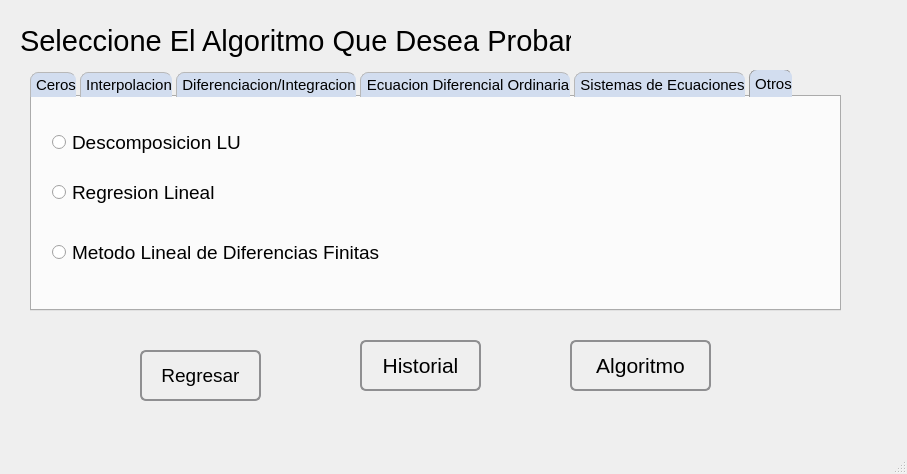
<?xml version="1.0" encoding="UTF-8"?>
<ui version="4.0">
 <class>MainWindow</class>
 <widget class="QMainWindow" name="MainWindow">
  <property name="geometry">
   <rect>
    <x>0</x>
    <y>0</y>
    <width>907</width>
    <height>474</height>
   </rect>
  </property>
  <property name="windowTitle">
   <string>Seleccionar Algoritmo</string>
  </property>
  <property name="windowIcon">
   <iconset resource="imagenes/imagenes.qrc">
    <normaloff>:/119499456854720557funct.svg.med.png</normaloff>:/119499456854720557funct.svg.med.png</iconset>
  </property>
  <widget class="QWidget" name="centralwidget">
   <widget class="QLabel" name="label">
    <property name="geometry">
     <rect>
      <x>20</x>
      <y>20</y>
      <width>551</width>
      <height>41</height>
     </rect>
    </property>
    <property name="font">
     <font>
      <pointsize>22</pointsize>
     </font>
    </property>
    <property name="text">
     <string>Seleccione El Algoritmo Que Desea Probar</string>
    </property>
   </widget>
   <widget class="QTabWidget" name="tabWidget">
    <property name="geometry">
     <rect>
      <x>30</x>
      <y>70</y>
      <width>811</width>
      <height>241</height>
     </rect>
    </property>
    <property name="font">
     <font>
      <pointsize>11</pointsize>
     </font>
    </property>
    <property name="styleSheet">
     <string notr="true"> QTabBar::tab {
    min-height: 24px;
border-top: 1px solid palette(mid);
border-left: 1px solid palette(mid);
border-bottom: 0px;
border-top-left-radius: 8px;
border-top-right-radius: 8px;
margin-top: -1px;
margin-right: 4px;
padding-left: 5px;
background: rgb(210, 221, 239);
 }

 QTabBar::tab:selected, QTabBar::tab:hover {
     background: qlineargradient(x1: 0, y1: 0, x2: 0, y2: 1,
                                 stop: 0 #fafafa, stop: 0.4 #f4f4f4,
                                 stop: 0.5 #e7e7e7, stop: 1.0 #fafafa);
 }

 QTabBar::tab:selected {
     border-color: #9B9B9B;
     border-bottom-color: #C2C7CB; /* same as pane color */
 }

 QTabBar::tab:!selected {
     margin-top: 2px; /* make non-selected tabs look smaller */
 }</string>
    </property>
    <property name="currentIndex">
     <number>5</number>
    </property>
    <widget class="QWidget" name="tab0">
     <attribute name="title">
      <string>Ceros</string>
     </attribute>
     <widget class="QRadioButton" name="chBiseccion">
      <property name="geometry">
       <rect>
        <x>20</x>
        <y>30</y>
        <width>291</width>
        <height>25</height>
       </rect>
      </property>
      <property name="font">
       <font>
        <pointsize>14</pointsize>
       </font>
      </property>
      <property name="text">
       <string>Metodo Biseccion</string>
      </property>
     </widget>
     <widget class="QRadioButton" name="chNewton">
      <property name="geometry">
       <rect>
        <x>20</x>
        <y>90</y>
        <width>291</width>
        <height>25</height>
       </rect>
      </property>
      <property name="font">
       <font>
        <pointsize>14</pointsize>
       </font>
      </property>
      <property name="text">
       <string>Metodo Newton</string>
      </property>
     </widget>
     <widget class="QRadioButton" name="chSecante">
      <property name="geometry">
       <rect>
        <x>20</x>
        <y>150</y>
        <width>291</width>
        <height>25</height>
       </rect>
      </property>
      <property name="font">
       <font>
        <pointsize>14</pointsize>
       </font>
      </property>
      <property name="text">
       <string>Metodo Secante</string>
      </property>
     </widget>
     <widget class="QRadioButton" name="chFalsa">
      <property name="geometry">
       <rect>
        <x>400</x>
        <y>30</y>
        <width>381</width>
        <height>25</height>
       </rect>
      </property>
      <property name="font">
       <font>
        <pointsize>14</pointsize>
       </font>
      </property>
      <property name="text">
       <string>Metodo de la Falsa Posicion</string>
      </property>
     </widget>
     <widget class="QRadioButton" name="chMuller">
      <property name="geometry">
       <rect>
        <x>400</x>
        <y>90</y>
        <width>381</width>
        <height>25</height>
       </rect>
      </property>
      <property name="font">
       <font>
        <pointsize>14</pointsize>
       </font>
      </property>
      <property name="text">
       <string>Metodo de Muller</string>
      </property>
     </widget>
    </widget>
    <widget class="QWidget" name="tab1">
     <attribute name="title">
      <string>Interpolacion</string>
     </attribute>
     <widget class="QRadioButton" name="chLagrage">
      <property name="geometry">
       <rect>
        <x>30</x>
        <y>30</y>
        <width>361</width>
        <height>31</height>
       </rect>
      </property>
      <property name="font">
       <font>
        <pointsize>14</pointsize>
       </font>
      </property>
      <property name="text">
       <string>Interpolacion de Lagrange</string>
      </property>
     </widget>
     <widget class="QRadioButton" name="chPolinomialNewton">
      <property name="geometry">
       <rect>
        <x>30</x>
        <y>90</y>
        <width>471</width>
        <height>71</height>
       </rect>
      </property>
      <property name="font">
       <font>
        <pointsize>14</pointsize>
       </font>
      </property>
      <property name="text">
       <string>Interpolacion Polinomial
de Newton</string>
      </property>
     </widget>
     <widget class="QRadioButton" name="chCubicosNaturales">
      <property name="geometry">
       <rect>
        <x>410</x>
        <y>20</y>
        <width>471</width>
        <height>71</height>
       </rect>
      </property>
      <property name="font">
       <font>
        <pointsize>14</pointsize>
       </font>
      </property>
      <property name="text">
       <string>Interpolacion Mediante
Cubitos Naturales</string>
      </property>
     </widget>
     <widget class="QRadioButton" name="chCubicosSujetos">
      <property name="geometry">
       <rect>
        <x>410</x>
        <y>110</y>
        <width>471</width>
        <height>71</height>
       </rect>
      </property>
      <property name="font">
       <font>
        <pointsize>14</pointsize>
       </font>
      </property>
      <property name="text">
       <string>Interpolacion Mediante
Cubitos Sujetos</string>
      </property>
     </widget>
    </widget>
    <widget class="QWidget" name="tab2">
     <attribute name="title">
      <string>Diferenciacion/Integracion</string>
     </attribute>
     <widget class="QRadioButton" name="chPuntoFijo">
      <property name="geometry">
       <rect>
        <x>30</x>
        <y>30</y>
        <width>361</width>
        <height>31</height>
       </rect>
      </property>
      <property name="font">
       <font>
        <pointsize>14</pointsize>
       </font>
      </property>
      <property name="text">
       <string>Metodo de Punto Fijo</string>
      </property>
     </widget>
     <widget class="QRadioButton" name="chDiferenciacion">
      <property name="geometry">
       <rect>
        <x>30</x>
        <y>90</y>
        <width>361</width>
        <height>31</height>
       </rect>
      </property>
      <property name="font">
       <font>
        <pointsize>14</pointsize>
       </font>
      </property>
      <property name="text">
       <string>Diferenciacion Numerica</string>
      </property>
     </widget>
     <widget class="QRadioButton" name="chInTrapecio">
      <property name="geometry">
       <rect>
        <x>30</x>
        <y>130</y>
        <width>361</width>
        <height>71</height>
       </rect>
      </property>
      <property name="font">
       <font>
        <pointsize>14</pointsize>
       </font>
      </property>
      <property name="text">
       <string>Integracion Numerica:
Regla del Trapecio</string>
      </property>
     </widget>
     <widget class="QRadioButton" name="chInSimpson">
      <property name="geometry">
       <rect>
        <x>410</x>
        <y>10</y>
        <width>361</width>
        <height>71</height>
       </rect>
      </property>
      <property name="font">
       <font>
        <pointsize>14</pointsize>
       </font>
      </property>
      <property name="text">
       <string>Integracion Numerica:
Simpsons</string>
      </property>
     </widget>
     <widget class="QRadioButton" name="chInGauss">
      <property name="geometry">
       <rect>
        <x>410</x>
        <y>100</y>
        <width>391</width>
        <height>91</height>
       </rect>
      </property>
      <property name="font">
       <font>
        <pointsize>14</pointsize>
       </font>
      </property>
      <property name="text">
       <string>Integracion Numerica
Cuadratura:
Gauss</string>
      </property>
     </widget>
    </widget>
    <widget class="QWidget" name="tab3">
     <attribute name="title">
      <string>Ecuacion Diferencial Ordinaria</string>
     </attribute>
     <widget class="QRadioButton" name="chSolucionEuler">
      <property name="geometry">
       <rect>
        <x>30</x>
        <y>30</y>
        <width>481</width>
        <height>31</height>
       </rect>
      </property>
      <property name="font">
       <font>
        <pointsize>14</pointsize>
       </font>
      </property>
      <property name="text">
       <string>Solucion de EDO: Metodo de Euler</string>
      </property>
     </widget>
     <widget class="QRadioButton" name="checkBox">
      <property name="geometry">
       <rect>
        <x>30</x>
        <y>90</y>
        <width>481</width>
        <height>31</height>
       </rect>
      </property>
      <property name="font">
       <font>
        <pointsize>14</pointsize>
       </font>
      </property>
      <property name="text">
       <string>Solucion de EDO: Runge Kutta</string>
      </property>
     </widget>
     <widget class="QRadioButton" name="chSistemasRunge">
      <property name="geometry">
       <rect>
        <x>30</x>
        <y>150</y>
        <width>541</width>
        <height>31</height>
       </rect>
      </property>
      <property name="font">
       <font>
        <pointsize>14</pointsize>
       </font>
      </property>
      <property name="text">
       <string>Sistema de EDO: Runge Kutta</string>
      </property>
     </widget>
    </widget>
    <widget class="QWidget" name="tab4">
     <attribute name="title">
      <string>Sistemas de Ecuaciones</string>
     </attribute>
     <widget class="QRadioButton" name="chEliGauss">
      <property name="geometry">
       <rect>
        <x>30</x>
        <y>30</y>
        <width>691</width>
        <height>31</height>
       </rect>
      </property>
      <property name="font">
       <font>
        <pointsize>14</pointsize>
       </font>
      </property>
      <property name="text">
       <string>Sistemas de Ecuaciones Por Eliminacion de Gauss</string>
      </property>
     </widget>
     <widget class="QRadioButton" name="chEliGaussJordan">
      <property name="geometry">
       <rect>
        <x>30</x>
        <y>90</y>
        <width>751</width>
        <height>31</height>
       </rect>
      </property>
      <property name="font">
       <font>
        <pointsize>14</pointsize>
       </font>
      </property>
      <property name="text">
       <string>Sistemas de Ecuaciones Por Eliminacion de Gauss Jordan</string>
      </property>
     </widget>
     <widget class="QRadioButton" name="chInversa">
      <property name="geometry">
       <rect>
        <x>30</x>
        <y>140</y>
        <width>751</width>
        <height>31</height>
       </rect>
      </property>
      <property name="font">
       <font>
        <pointsize>14</pointsize>
       </font>
      </property>
      <property name="text">
       <string>Sistemas de Ecuaciones Mediante La Inversa</string>
      </property>
     </widget>
    </widget>
    <widget class="QWidget" name="tab5">
     <attribute name="title">
      <string>Otros</string>
     </attribute>
     <widget class="QRadioButton" name="chDescomposicion">
      <property name="geometry">
       <rect>
        <x>20</x>
        <y>30</y>
        <width>691</width>
        <height>31</height>
       </rect>
      </property>
      <property name="font">
       <font>
        <pointsize>14</pointsize>
       </font>
      </property>
      <property name="text">
       <string>Descomposicion LU</string>
      </property>
     </widget>
     <widget class="QRadioButton" name="chRegresion">
      <property name="geometry">
       <rect>
        <x>20</x>
        <y>80</y>
        <width>691</width>
        <height>31</height>
       </rect>
      </property>
      <property name="font">
       <font>
        <pointsize>14</pointsize>
       </font>
      </property>
      <property name="text">
       <string>Regresion Lineal</string>
      </property>
     </widget>
     <widget class="QRadioButton" name="chDiferencias">
      <property name="geometry">
       <rect>
        <x>20</x>
        <y>140</y>
        <width>691</width>
        <height>31</height>
       </rect>
      </property>
      <property name="font">
       <font>
        <pointsize>14</pointsize>
       </font>
      </property>
      <property name="text">
       <string>Metodo Lineal de Diferencias Finitas</string>
      </property>
     </widget>
    </widget>
   </widget>
   <widget class="QPushButton" name="pbHistorial">
    <property name="geometry">
     <rect>
      <x>360</x>
      <y>340</y>
      <width>121</width>
      <height>51</height>
     </rect>
    </property>
    <property name="font">
     <font>
      <pointsize>16</pointsize>
     </font>
    </property>
    <property name="styleSheet">
     <string notr="true">border: 2px solid #8f8f91;
     border-radius: 6px;
     background-color: qlineargradient(x1: 0, y1: 0, x2: 0, y2: 1,
                                       stop: 0 #f6f7fa, stop: 1 #dadbde);
     min-width: 80px;</string>
    </property>
    <property name="text">
     <string>Historial</string>
    </property>
    <property name="icon">
     <iconset resource="imagenes/imagenes.qrc">
      <normaloff>:/documentation.png</normaloff>:/documentation.png</iconset>
    </property>
   </widget>
   <widget class="QPushButton" name="pbAlgoritmo">
    <property name="geometry">
     <rect>
      <x>570</x>
      <y>340</y>
      <width>141</width>
      <height>51</height>
     </rect>
    </property>
    <property name="font">
     <font>
      <pointsize>16</pointsize>
     </font>
    </property>
    <property name="styleSheet">
     <string notr="true">border: 2px solid #8f8f91;
     border-radius: 6px;
     background-color: qlineargradient(x1: 0, y1: 0, x2: 0, y2: 1,
                                       stop: 0 #f6f7fa, stop: 1 #dadbde);
     min-width: 80px;</string>
    </property>
    <property name="text">
     <string>Algoritmo</string>
    </property>
    <property name="icon">
     <iconset resource="imagenes/imagenes.qrc">
      <normaloff>:/calculator.png</normaloff>:/calculator.png</iconset>
    </property>
   </widget>
   <widget class="QPushButton" name="pbRegresar">
    <property name="geometry">
     <rect>
      <x>140</x>
      <y>350</y>
      <width>121</width>
      <height>51</height>
     </rect>
    </property>
    <property name="font">
     <font>
      <pointsize>14</pointsize>
     </font>
    </property>
    <property name="styleSheet">
     <string notr="true">border: 2px solid #8f8f91;
     border-radius: 6px;
     background-color: qlineargradient(x1: 0, y1: 0, x2: 0, y2: 1,
                                       stop: 0 #f6f7fa, stop: 1 #dadbde);
     min-width: 80px;</string>
    </property>
    <property name="text">
     <string>Regresar</string>
    </property>
    <property name="icon">
     <iconset resource="imagenes/imagenes.qrc">
      <normaloff>:/view-refresh.png</normaloff>:/view-refresh.png</iconset>
    </property>
   </widget>
  </widget>
  <widget class="QMenuBar" name="menubar">
   <property name="geometry">
    <rect>
     <x>0</x>
     <y>0</y>
     <width>907</width>
     <height>31</height>
    </rect>
   </property>
  </widget>
  <widget class="QStatusBar" name="statusbar"/>
 </widget>
 <includes>
  <include location="local">Qt::WindowTitleHint</include>
 </includes>
 <resources>
  <include location="imagenes/imagenes.qrc"/>
 </resources>
 <connections/>
</ui>
